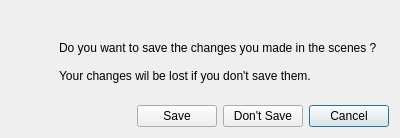
<?xml version="1.0" encoding="UTF-8"?>
<ui version="4.0">
 <class>ExitDialog</class>
 <widget class="QDialog" name="ExitDialog">
  <property name="geometry">
   <rect>
    <x>0</x>
    <y>0</y>
    <width>384</width>
    <height>138</height>
   </rect>
  </property>
  <property name="windowTitle">
   <string>Scene(s) Have Been Modified</string>
  </property>
  <layout class="QGridLayout" name="gridLayout">
   <item row="0" column="0" colspan="3">
    <widget class="QLabel" name="label">
     <property name="text">
      <string>	
	Do you want to save the changes you made in the scenes ? 

	Your changes wil be lost if you don't save them.</string>
     </property>
    </widget>
   </item>
   <item row="1" column="1" colspan="2">
    <layout class="QHBoxLayout" name="horizontalLayout">
     <item>
      <widget class="QPushButton" name="buttonSave">
       <property name="focusPolicy">
        <enum>Qt::StrongFocus</enum>
       </property>
       <property name="text">
        <string>Save</string>
       </property>
       <property name="autoDefault">
        <bool>false</bool>
       </property>
      </widget>
     </item>
     <item>
      <widget class="QPushButton" name="buttonDontSave">
       <property name="text">
        <string>Don't Save</string>
       </property>
       <property name="autoDefault">
        <bool>false</bool>
       </property>
      </widget>
     </item>
     <item>
      <widget class="QPushButton" name="buttonCancel">
       <property name="focusPolicy">
        <enum>Qt::StrongFocus</enum>
       </property>
       <property name="text">
        <string>Cancel</string>
       </property>
       <property name="autoDefault">
        <bool>true</bool>
       </property>
      </widget>
     </item>
    </layout>
   </item>
  </layout>
 </widget>
 <resources/>
 <connections/>
</ui>
